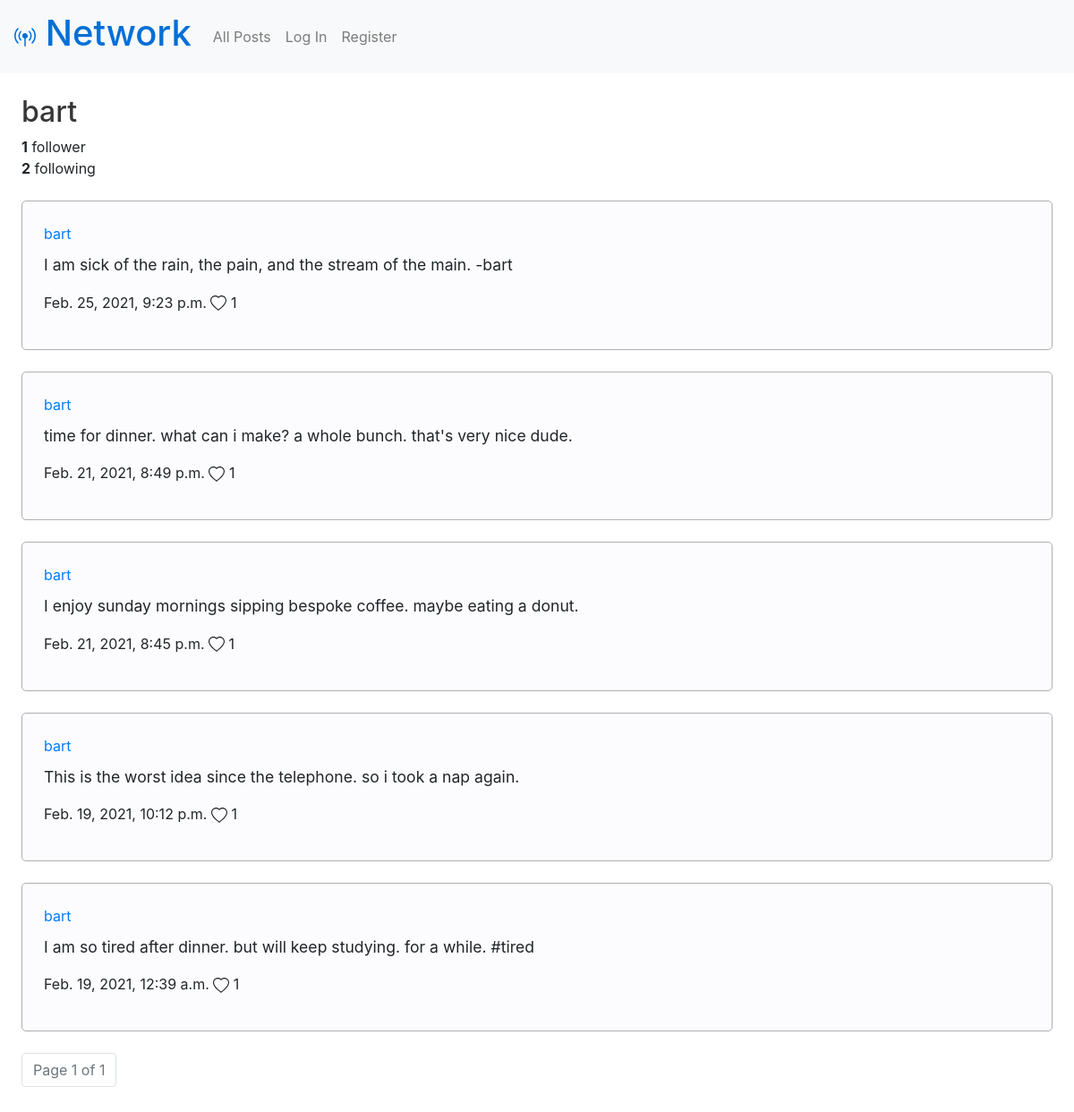
Page /profile/bart on the earlier database version.
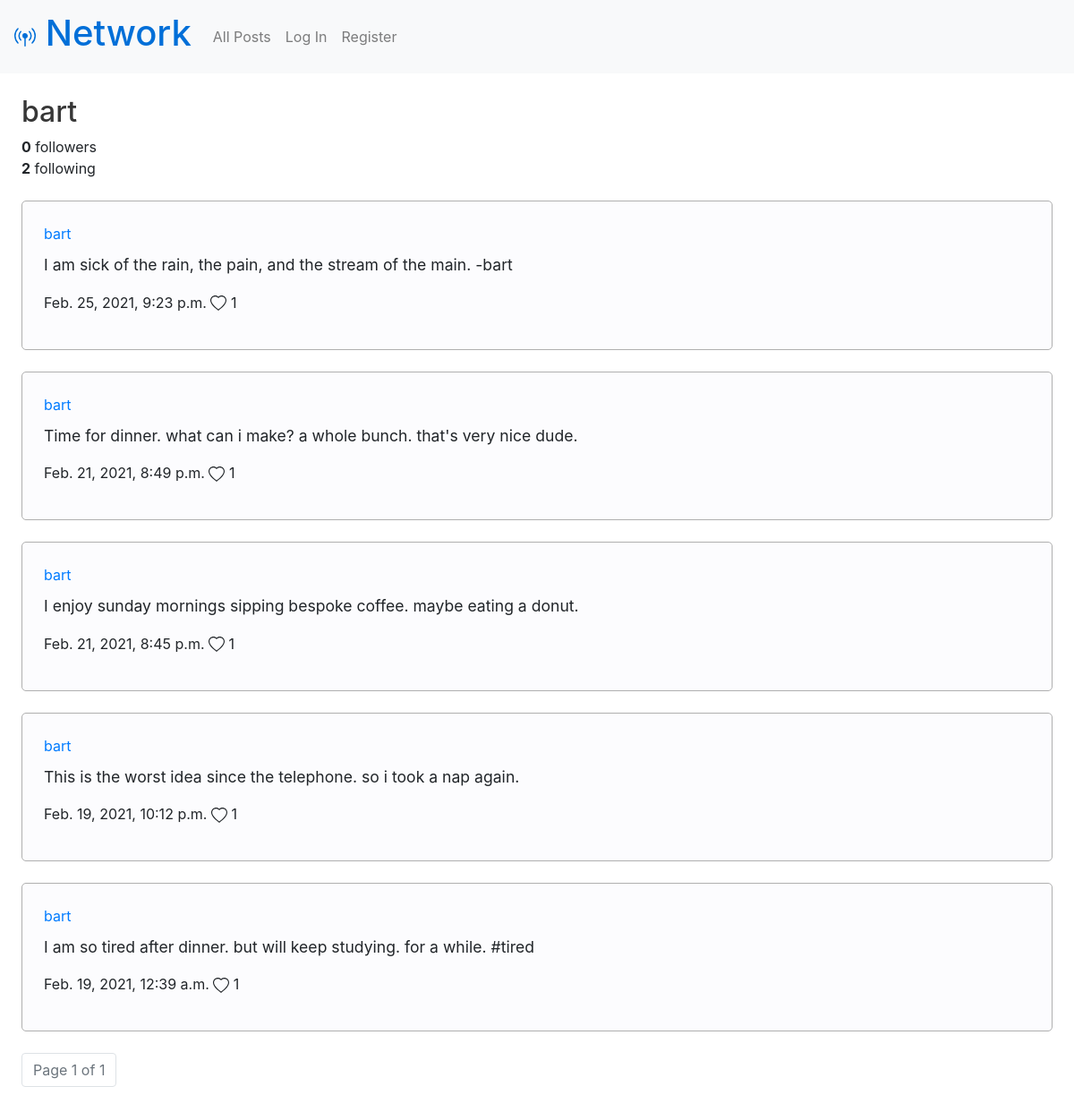
Same page on the later database version.
### network/models.py (models this page shows, shortened)
class Post(models.Model):
  creator = models.ForeignKey(User, on_delete=models.CASCADE)
  date = models.DateTimeField(auto_now_add=True)
  text = models.CharField(max_length=280)
  likes = models.ManyToManyField(User, blank=True, related_name="likedbyuser")

class User(AbstractUser):
  followers = models.ManyToManyField('User', blank=True, related_name="following")

### network/views.py (the view)
# urls.py: path("profile/<str:username>", views.profile, name="profile"),
def profile(request, username):
  user = request.user
  profile = User.objects.get(username=username)
  followerCount = profile.followers.all().count()
  followingCount = profile.following.all().count()
  profileUsername = profile.username
  profilePosts = Post.objects.filter(creator=profile).order_by('-date')
  paginator = Paginator(profilePosts, 10) # Show 10 posts per page.
  page_number = request.GET.get('page')
  page_obj = paginator.get_page(page_number)
  if request.user.is_authenticated:
    if user.following.filter(username=username):
      followMessage = "Unfollow"
    else:
      followMessage = "Follow"
    return render(request, "network/profile.html", {
      "profileUsername": profileUsername,
      'page_obj': page_obj,
      "followerCount": followerCount,
      "followingCount": followingCount,
      "followMessage": followMessage
    })
  else:
    return render(request, "network/profile.html", {
      "profileUsername": profileUsername,
      'page_obj': page_obj,
      "followerCount": followerCount,
      "followingCount": followingCount,
    })

### network/templates/network/profile.html (shortened to what this page needs)
{% extends "network/layout.html" %}
{% load static %}
{% block body %}
  <section class="left-align">
    <h2>{{ profileUsername }}</h2>
    <p class="follow-count"><strong>{{ followerCount }}</strong>{% if followerCount == 1 %} follower {% else %} followers {% endif %}</p>
    <p class="follow-count"><strong>{{ followingCount }}</strong> following</p>
  </section>
  <section>
    {% for post in page_obj %}
      <div class="post" id="{{ post.id }}">
        <a href="{% url 'profile' post.creator.username %}">{{ post.creator.username }}</a>
        <p class='post-text'>{{ post.text }}</p>
        <p>
          <span>{{ post.date }}</span>
          <span id="likes-post-{{ post.id }}">
            {{ post.likes.count }}
          </span>
        </p>
      </div>
    {% endfor %}
  </section>
  <nav class="pagination left-align">
    <ul class="pagination">
        <li class="page-item disabled">
          <a class="page-link" aria-disabled="true">
            Page {{ page_obj.number }} of {{ page_obj.paginator.num_pages }}
          </a>
        </li>
    </ul>
  </nav>
{% endblock %}

Differences in the rows shown:
changed Post: text "time for dinner. what can i make? a whole bunch. that's very nice dude." → "Time for dinner. what can i make? a whole bunch. that's very nice dude."
Other differences:
{{ followerCount }}: "1" → "0"
text no longer shown: "follower"
text now shown: "followers"
